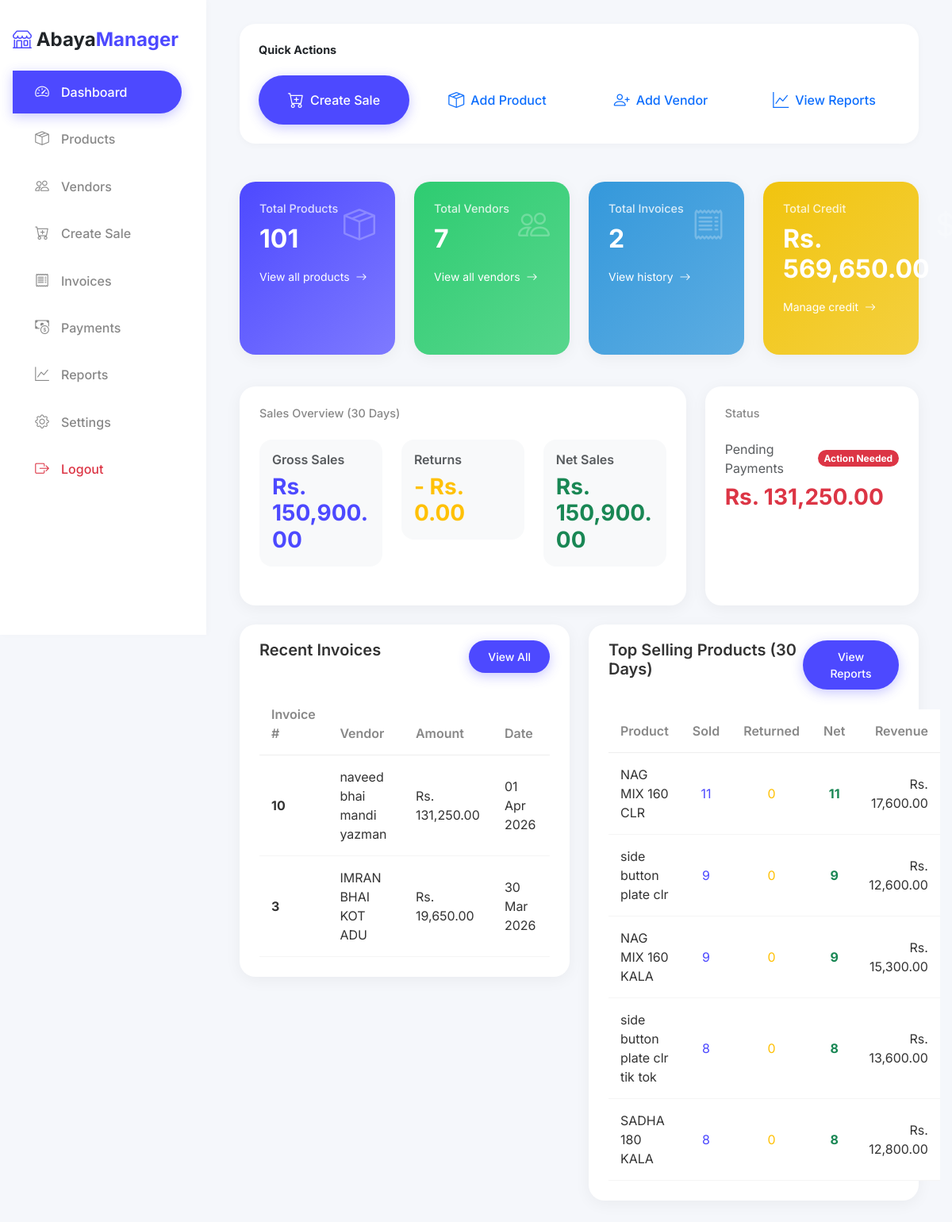
The app's page /dashboard.php (signed in) with its own data.
### tables this page shows
CREATE TABLE Invoices (
            InvoiceID INTEGER PRIMARY KEY AUTOINCREMENT,
            VendorID INTEGER,
            InvoiceDate TEXT NOT NULL,
            PreviousCredit REAL DEFAULT 0,
            TotalAmount REAL DEFAULT 0,
            PaidAmount REAL DEFAULT 0,
            Notes TEXT,
            FOREIGN KEY (VendorID) REFERENCES Vendors(VendorID)
        );

CREATE TABLE Vendors (
            VendorID INTEGER PRIMARY KEY AUTOINCREMENT,
            Name TEXT NOT NULL,
            Phone TEXT,
            CurrentCredit REAL DEFAULT 0,
            Notes TEXT
        );

### includes/config.php (called while the page is built, shortened)
<?php
function formatCurrency($amount) {
    return 'Rs. ' . number_format($amount, 2);
}
function formatDate($date) {
    return date('d M Y', strtotime($date));
}
?>

### dashboard.php (the view, shortened to what this page needs)
<?php
require_once 'includes/config.php';
$db = getDB();
$stats = [
    'products' => $db->query('SELECT COUNT(*) FROM Products')->fetchColumn(),
    'vendors' => $db->query('SELECT COUNT(*) FROM Vendors')->fetchColumn(),
    'invoices' => $db->query('SELECT COUNT(*) FROM Invoices')->fetchColumn(),
    'totalCredit' => $db->query('SELECT SUM(CurrentCredit) FROM Vendors')->fetchColumn() ?? 0
];
$salesQuery = $db->query('
    SELECT
        COALESCE(SUM(i.TotalAmount), 0) as GrossSales,
        COALESCE((SELECT SUM(r.TotalPrice)
                  FROM Returns r
                  JOIN Invoices i2 ON r.InvoiceID = i2.InvoiceID
                  WHERE date(r.ReturnDate) >= date("now", "-30 days")), 0) as TotalReturns
    FROM Invoices i
    WHERE date(i.InvoiceDate) >= date("now", "-30 days")
')->fetch();
$stats['grossSales'] = $salesQuery['GrossSales'] ?? 0;
$stats['totalReturns'] = $salesQuery['TotalReturns'] ?? 0;
$stats['netSales'] = $stats['grossSales'] - $stats['totalReturns'];
$stats['pendingPayments'] = $db->query('
    SELECT SUM(TotalAmount - PaidAmount)
    FROM Invoices
    WHERE TotalAmount > PaidAmount
')->fetchColumn() ?? 0;
$recentInvoices = $db->query('
    SELECT i.InvoiceID, i.InvoiceDate, i.TotalAmount, v.Name as VendorName
    FROM Invoices i
    LEFT JOIN Vendors v ON i.VendorID = v.VendorID
    ORDER BY i.InvoiceDate DESC
    LIMIT 5
')->fetchAll();
$topProducts = $db->query('
    SELECT
        p.ProductName,
        COALESCE(SUM(il.Quantity), 0) as TotalSold,
        COALESCE((SELECT SUM(r.Quantity)
                  FROM Returns r
                  WHERE r.ProductID = p.ProductID
                  AND date(r.ReturnDate) >= date("now", "-30 days")), 0) as TotalReturned,
        COALESCE(SUM(il.Quantity), 0) -
        COALESCE((SELECT SUM(r.Quantity)
                  FROM Returns r
                  WHERE r.ProductID = p.ProductID
                  AND date(r.ReturnDate) >= date("now", "-30 days")), 0) as NetSold,
        COALESCE(SUM(il.TotalPrice), 0) -
        COALESCE((SELECT SUM(r.TotalPrice)
                  FROM Returns r
                  WHERE r.ProductID = p.ProductID
                  AND date(r.ReturnDate) >= date("now", "-30 days")), 0) as NetRevenue
    FROM Products p
    LEFT JOIN InvoiceLines il ON p.ProductID = il.ProductID
    LEFT JOIN Invoices i ON il.InvoiceID = i.InvoiceID
        AND date(i.InvoiceDate) >= date("now", "-30 days")
    GROUP BY p.ProductID
    HAVING NetSold > 0
    ORDER BY NetSold DESC
    LIMIT 5
')->fetchAll();
include 'includes/header.php';
?>
<div class="row mb-4">
    <div class="col-12">
        <div class="card border-0 shadow-sm">
            <div class="card-body p-4">
                <h5 class="card-title mb-4 fw-bold text-dark">Quick Actions</h5>
                <div class="row g-3">
                    <div class="col-md-3">
                        <a href="sales.php"
                            class="btn btn-primary w-100 py-3 d-flex align-items-center justify-content-center gap-2">
                            <i class="bi bi-cart-plus fs-5"></i> Create Sale
                        </a>
                    </div>
                    <div class="col-md-3">
                        <button onclick="openAddProduct()"
                            class="btn btn-outline-primary w-100 py-3 d-flex align-items-center justify-content-center gap-2 border-2">
                            <i class="bi bi-box-seam fs-5"></i> Add Product
                        </button>
                    </div>
                    <div class="col-md-3">
                        <button onclick="openAddVendor()"
                            class="btn btn-outline-primary w-100 py-3 d-flex align-items-center justify-content-center gap-2 border-2">
                            <i class="bi bi-person-plus fs-5"></i> Add Vendor
                        </button>
                    </div>
                    <div class="col-md-3">
                        <a href="reports.php"
                            class="btn btn-outline-primary w-100 py-3 d-flex align-items-center justify-content-center gap-2 border-2">
                            <i class="bi bi-graph-up fs-5"></i> View Reports
                        </a>
                    </div>
                </div>
            </div>
        </div>
    </div>
</div>
<div class="row mb-4">
    <div class="col-md-3 mb-3">
        <div class="card bg-gradient-primary stat-card h-100">
            <div class="card-body">
                <div class="d-flex justify-content-between align-items-start">
                    <div>
                        <h6 class="card-title text-white-50">Total Products</h6>
                        <h2 class="mb-0 text-white"><?= number_format($stats['products']) ?></h2>
                    </div>
                    <div class="icon-box">
                        <i class="bi bi-box-seam text-white fs-1 opacity-25"></i>
                    </div>
                </div>
                <div class="mt-3">
                    <a href="products.php" class="text-white text-decoration-none small">View all products <i
                            class="bi bi-arrow-right ms-1"></i></a>
                </div>
            </div>
        </div>
    </div>
    <div class="col-md-3 mb-3">
        <div class="card bg-gradient-success stat-card h-100">
            <div class="card-body">
                <div class="d-flex justify-content-between align-items-start">
                    <div>
                        <h6 class="card-title text-white-50">Total Vendors</h6>
                        <h2 class="mb-0 text-white"><?= number_format($stats['vendors']) ?></h2>
                    </div>
                    <div class="icon-box">
                        <i class="bi bi-people text-white fs-1 opacity-25"></i>
                    </div>
                </div>
                <div class="mt-3">
                    <a href="vendors.php" class="text-white text-decoration-none small">View all vendors <i
                            class="bi bi-arrow-right ms-1"></i></a>
                </div>
            </div>
        </div>
    </div>
    <div class="col-md-3 mb-3">
        <div class="card bg-gradient-info stat-card h-100">
            <div class="card-body">
                <div class="d-flex justify-content-between align-items-start">
                    <div>
                        <h6 class="card-title text-white-50">Total Invoices</h6>
                        <h2 class="mb-0 text-white"><?= number_format($stats['invoices']) ?></h2>
                    </div>
                    <div class="icon-box">
                        <i class="bi bi-receipt text-white fs-1 opacity-25"></i>
                    </div>
                </div>
                <div class="mt-3">
                    <a href="invoices.php" class="text-white text-decoration-none small">View history <i
                            class="bi bi-arrow-right ms-1"></i></a>
                </div>
            </div>
        </div>
    </div>
    <div class="col-md-3 mb-3">
        <div class="card bg-gradient-warning stat-card h-100">
            <div class="card-body">
                <div class="d-flex justify-content-between align-items-start">
                    <div>
                        <h6 class="card-title text-white-50">Total Credit</h6>
                        <h2 class="mb-0 text-white"><?= formatCurrency($stats['totalCredit']) ?></h2>
                    </div>
                    <div class="icon-box">
                        <i class="bi bi-currency-dollar text-white fs-1 opacity-25"></i>
                    </div>
                </div>
                <div class="mt-3">
                    <a href="vendors.php" class="text-white text-decoration-none small">Manage credit <i
                            class="bi bi-arrow-right ms-1"></i></a>
                </div>
            </div>
        </div>
    </div>
</div>
<div class="row mb-4">
    <div class="col-md-8">
        <div class="card h-100">
            <div class="card-body">
                <h5 class="card-title mb-4">Sales Overview (30 Days)</h5>
                <div class="row g-4">
                    <div class="col-md-4">
                        <div class="p-3 rounded-4 bg-light">
                            <h6 class="text-muted mb-2">Gross Sales</h6>
                            <h3 class="text-primary fw-bold mb-0"><?= formatCurrency($stats['grossSales']) ?></h3>
                        </div>
                    </div>
                    <div class="col-md-4">
                        <div class="p-3 rounded-4 bg-light">
                            <h6 class="text-muted mb-2">Returns</h6>
                            <h3 class="text-warning fw-bold mb-0">- <?= formatCurrency($stats['totalReturns']) ?></h3>
                        </div>
                    </div>
                    <div class="col-md-4">
                        <div class="p-3 rounded-4 bg-light">
                            <h6 class="text-muted mb-2">Net Sales</h6>
                            <h3 class="text-success fw-bold mb-0"><?= formatCurrency($stats['netSales']) ?></h3>
                        </div>
                    </div>
                </div>
            </div>
        </div>
    </div>
    <div class="col-md-4">
        <div class="card h-100">
            <div class="card-body">
                <h5 class="card-title mb-4">Status</h5>
                <div class="mb-4">
                    <div class="d-flex justify-content-between align-items-center mb-2">
                        <span class="text-muted">Pending Payments</span>
                        <span class="badge bg-danger rounded-pill">Action Needed</span>
                    </div>
                    <h3 class="text-danger fw-bold"><?= formatCurrency($stats['pendingPayments']) ?></h3>
                </div>
            </div>
        </div>
    </div>
</div>
<div class="row">
    <div class="col-md-6 mb-4">
        <div class="card">
            <div class="card-header d-flex justify-content-between">
                <h5>Recent Invoices</h5>
                <a href="invoices.php" class="btn btn-sm btn-primary">View All</a>
            </div>
            <div class="card-body">
                <?php if (empty($recentInvoices)): ?>
                    <div class="text-center text-muted py-4">
                        <i class="bi bi-inbox" style="font-size: 48px;"></i>
                        <p>No invoices yet</p>
                        <a href="sales.php" class="btn btn-primary">Create First Invoice</a>
                    </div>
                <?php else: ?>
                    <table class="table table-hover">
                        <thead>
                            <tr>
                                <th>Invoice #</th>
                                <th>Vendor</th>
                                <th>Amount</th>
                                <th>Date</th>
                            </tr>
                        </thead>
                        <tbody>
                            <?php foreach ($recentInvoices as $inv): ?>
                                <tr onclick="window.location='invoices.php'" style="cursor: pointer;">
                                    <td><strong><?= $inv['InvoiceID'] ?></strong></td>
                                    <td><?= htmlspecialchars($inv['VendorName']) ?></td>
                                    <td><?= formatCurrency($inv['TotalAmount']) ?></td>
                                    <td><?= formatDate($inv['InvoiceDate']) ?></td>
                                </tr>
                            <?php endforeach; ?>
                        </tbody>
                    </table>
                <?php endif; ?>
            </div>
        </div>
    </div>
    <div class="col-md-6 mb-4">
        <div class="card">
            <div class="card-header d-flex justify-content-between">
                <h5>Top Selling Products (30 Days)</h5>
                <a href="reports.php" class="btn btn-sm btn-primary">View Reports</a>
            </div>
            <div class="card-body">
                <?php if (empty($topProducts)): ?>
                    <div class="text-center text-muted py-4">
                        <i class="bi bi-graph-up" style="font-size: 48px;"></i>
                        <p>No sales data yet</p>
                    </div>
                <?php else: ?>
                    <table class="table table-hover table-sm">
                        <thead>
                            <tr>
                                <th>Product</th>
                                <th class="text-center">Sold</th>
                                <th class="text-center">Returned</th>
                                <th class="text-center">Net</th>
                                <th class="text-end">Revenue</th>
                            </tr>
                        </thead>
                        <tbody>
                            <?php foreach ($topProducts as $prod): ?>
                                <tr>
                                    <td><?= htmlspecialchars($prod['ProductName']) ?></td>
                                    <td class="text-center text-primary"><?= number_format($prod['TotalSold']) ?></td>
                                    <td class="text-center text-warning"><?= number_format($prod['TotalReturned']) ?></td>
                                    <td class="text-center text-success"><strong><?= number_format($prod['NetSold']) ?></strong>
                                    </td>
                                    <td class="text-end"><?= formatCurrency($prod['NetRevenue']) ?></td>
                                </tr>
                            <?php endforeach; ?>
                        </tbody>
                    </table>
                <?php endif; ?>
            </div>
        </div>
    </div>
</div>
<?php include 'includes/footer.php'; ?>

### records on screen
invoices: InvoiceID "10", VendorID.Name "naveed bhai mandi yazman", TotalAmount "Rs. 131,250.00", InvoiceDate "01 Apr 2026"
invoices: InvoiceID "3", VendorID.Name "IMRAN BHAI KOT ADU", TotalAmount "Rs. 19,650.00", InvoiceDate "30 Mar 2026"

### other values on screen
$stats['products'] "101"
$stats['vendors'] "7"
$stats['invoices'] "2"
formatCurrency($stats['totalCredit']) "Rs. 569,650.00"
formatCurrency($stats['grossSales']) "Rs. 150,900.00"
formatCurrency($stats['totalReturns']) "Rs. 0.00"
formatCurrency($stats['netSales']) "Rs. 150,900.00"
formatCurrency($stats['pendingPayments']) "Rs. 131,250.00"
$prod['ProductName'] "NAG MIX 160 CLR"
$prod['TotalSold'] "11"
$prod['TotalReturned'] "0"
$prod['NetSold'] "11"
formatCurrency($prod['NetRevenue']) "Rs. 17,600.00"
$prod['ProductName'] "side button plate clr"
$prod['TotalSold'] "9"
